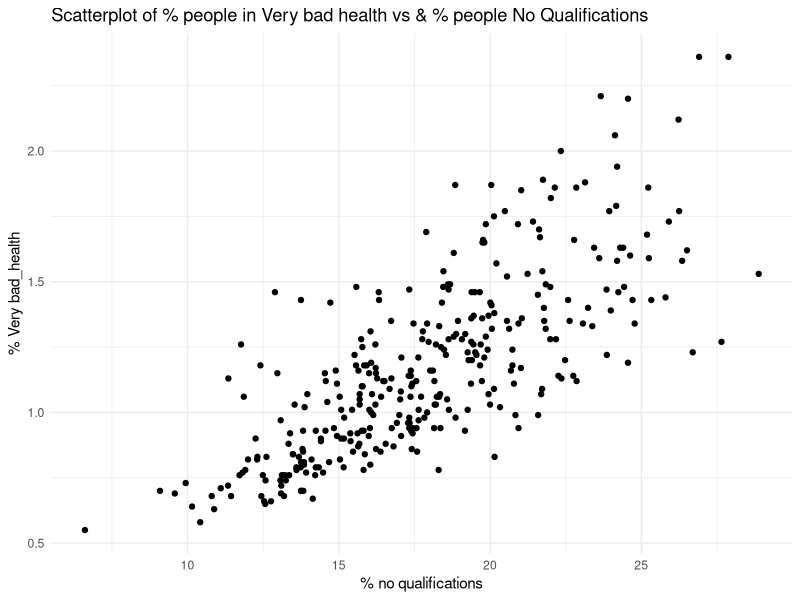
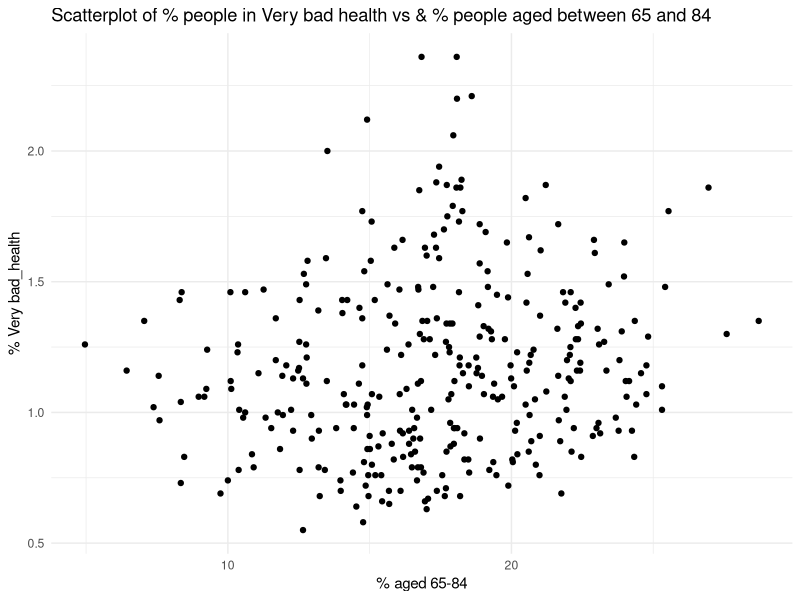
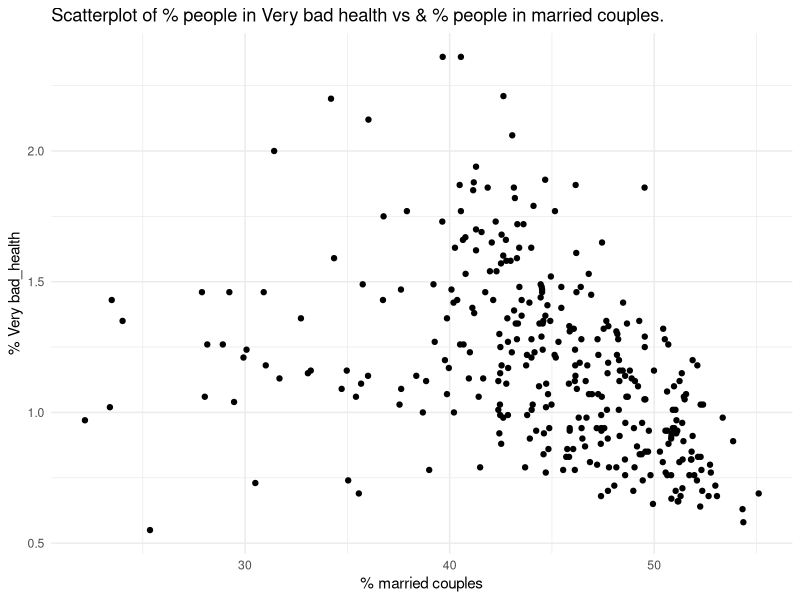
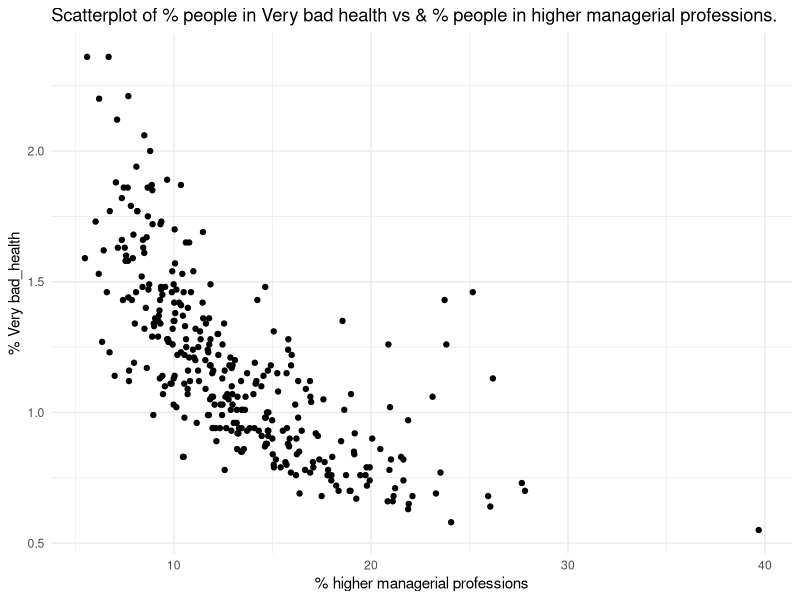

R code for these plots, in order: (Note: this script raises an error after producing the figures.)
## ---- chunk 1
# Load necessary libraries 
library(ggplot2) 
library(dplyr) 

options(scipen = 999, digits = 4)  # Avoid scientific notation and round to 4 decimals globally

# load data - you main need to remove "../"
census <- read.csv("../data/Census2021/EW_DistrictPercentages.csv") # District level
## ---- chunk 2
# Summary statistics
summary_data <- census %>%
  select(pct_Very_bad_health, pct_No_qualifications, pct_Males, pct_Higher_manager_prof) %>%
  summarise_all(list(mean = mean, sd = sd))
summary_data
## ---- chunk 3
# 1
ggplot(census, aes(x = pct_No_qualifications, y = pct_Very_bad_health)) +
    geom_point() + 
    labs(title = paste("Scatterplot of % people in Very bad health vs & % people", "No Qualifications"), 
         x = "% no qualifications", y = "% Very bad_health") +
    theme_minimal()

# 2
ggplot(census, aes(x = pct_Age_65_to_84, y = pct_Very_bad_health)) +
    geom_point() + 
    labs(title = paste("Scatterplot of % people in Very bad health vs & % people", "aged between 65 and 84"),
         x = "% aged 65-84", y = "% Very bad_health") +
    theme_minimal()

# 3
ggplot(census, aes(x = pct_Married_opposite_sex_couple, y = pct_Very_bad_health)) +
    geom_point() + 
    labs(title = paste("Scatterplot of % people in Very bad health vs & % people", "in married couples."), 
         x = "% married couples", y = "% Very bad_health") +
    theme_minimal()

# 4
ggplot(census, aes(x = pct_Higher_manager_prof, y = pct_Very_bad_health)) +
    geom_point() + 
    labs(title = paste("Scatterplot of % people in Very bad health vs & % people", "in higher managerial professions."), 
         x = "% higher managerial professions", y = "% Very bad_health") +
    theme_minimal()

## ---- chunk 4
knitr::include_graphics("../img/distributions.png")
## ---- chunk 5
# Plot histogram with density overlay for a chosen variable (e.g., 'pct_No_qualifications')
ggplot(census, aes(x = pct_No_qualifications)) + 
	geom_histogram(aes(y = after_stat(density)), bins = 30, color = "black", fill = "skyblue", alpha = 0.7) +
	geom_density(color = "darkblue", linewidth = 1) +
	labs(title = "Distribution of pct_No_qualifications", x = "Value", y = 	"Density") +
  theme_minimal()
## ---- chunk 6
pearson_correlation <- cor(census$pct_Very_bad_health,
	census$pct_No_qualifications,use = "complete.obs", method = "pearson")
	
# Display the results
cat("Pearson Correlation:", pearson_correlation, "\n")
## ---- chunk 7
spearman_correlation <- cor(census$pct_Very_bad_health,
	census$pct_No_qualifications, use = "complete.obs", method = "spearman")

cat("Spearman Correlation:", spearman_correlation, "\n")
## ---- chunk 8
# significance test for pearson, for example
pearson_test <- cor.test(census$pct_Very_bad_health,
	census$pct_No_qualifications, method = "pearson", use = "complete.obs")
pearson_test
## ---- chunk 9
library(tidyverse)
library(broom)
## ---- chunk 10
# Load dataset
census <- read.csv("../data/Census2021/EW_DistrictPercentages.csv")
## ---- chunk 11
# Linear regression model
model <- lm(pct_Very_bad_health ~ pct_No_qualifications + pct_Males + pct_Higher_manager_prof, data = census)
summary(model)
## ---- chunk 12
# Regression coefficients
coefficients <- tidy(model)
coefficients
## ---- chunk 13
coefficients
